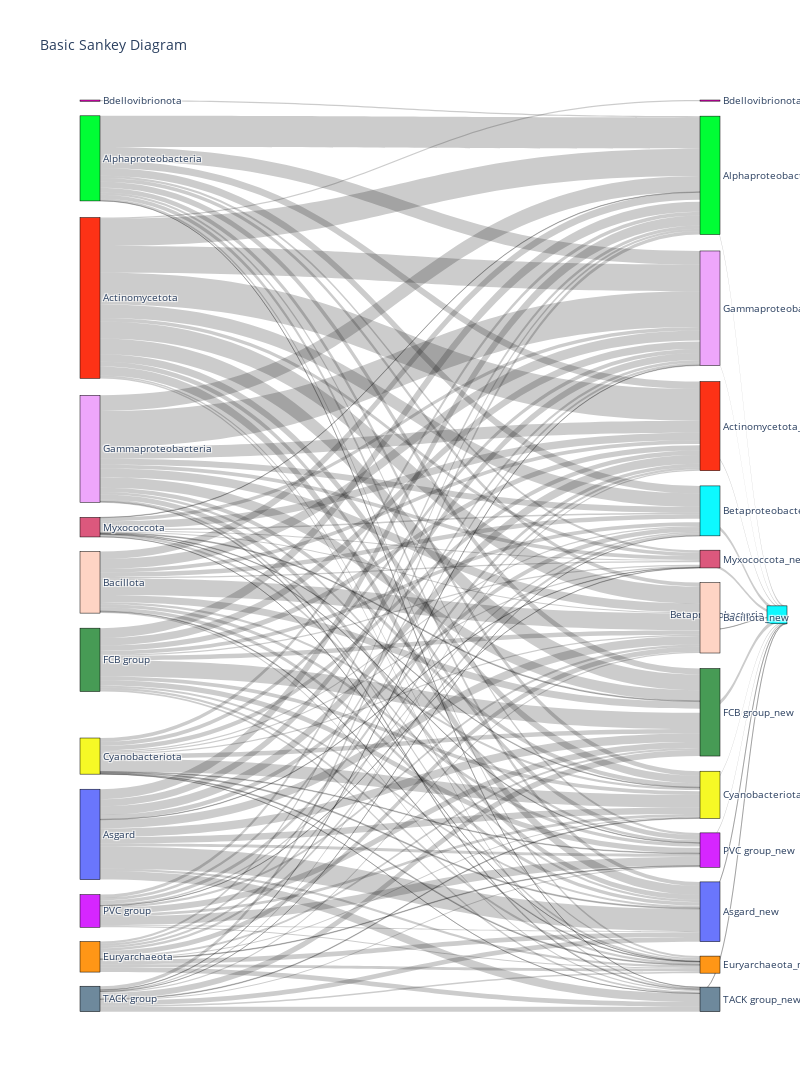

Notebook code cell kept with this figure:
### Code cell
trees_cELW_plot = trees_cELW
trees_cELW_plot = trees_cELW_plot[(trees_cELW_plot['c-ELW'].between(0.4, 1))
                      & ~((trees_cELW_plot['c-ELW'].between(0.99, 1) & (trees_cELW_plot.prok_taxa != 'Asgard')))
                      & ((trees_cELW_plot['deltaL'] != -1) | (trees_cELW_plot.prok_taxa == 'Asgard'))
                      & (trees_cELW_plot.euk_LCA.isin(['Eukaryota', 'cellular organisms']))
                      & (trees_cELW_plot.euk_scope_len > 5)]
#trees_cELW_plot = trees_cELW[(trees_cELW['c-ELW'].between(0.4, 1))]

trees_cELW_dl_plot = trees_dl_cELW
trees_cELW_dl_plot = trees_cELW_dl_plot[(trees_cELW_dl_plot['c-ELW'].between(0.4, 1))
                      & ~((trees_cELW_dl_plot['c-ELW'].between(0.99, 1) & (trees_cELW_dl_plot.prok_taxa != 'Asgard')))
                      & ((trees_cELW_dl_plot['deltaL'] != -1) | (trees_cELW_dl_plot.prok_taxa == 'Asgard'))
                      & (trees_cELW_dl_plot.euk_LCA.isin(['Eukaryota', 'cellular organisms']))
                      & (trees_cELW_dl_plot.euk_scope_len > 5)]
#trees_cELW_dl_plot = trees_dl_cELW[(trees_dl_cELW['c-ELW'].between(0.4, 1))]

label = list(pd.concat([trees_cELW_dl_plot.prok_taxa, trees_cELW_plot.prok_taxa]).sort_values().unique())
label_all = label + [i + "_new" for i in label] 
cELWs = [reweighted_cELWs(trees_cELW_plot[trees_cELW_plot.prok_taxa == taxa]) for taxa in label]
label_map = {v:k for k, v in dict(enumerate(label)).items()}
source, target, value, j = [], [], [], 0
for i in cELWs:
    target += [label_map[taxa] + 13 for taxa in list(i.index)]
    value += list(i)
    source += [j]*len(i)
    j += 1
    
fig1 = go.Figure(data=[go.Sankey(
    node = dict(
      pad = 15,
      thickness = 20,
      line = dict(color = "black", width = 0.5),
      label = label_all,
      color = (px.colors.qualitative.Light24)[:13]*2
    ),
    link = dict(
      source = source, # indices correspond to labels
      target = target,
      value = value
  ))])

fig1.update_layout(title_text="Basic Sankey Diagram", font_size=10, autosize=False, width=800, height=1200)
fig1.show()

### Figure 1 — Plotly figure (JSON) as saved in the notebook; plotly's stock layout.template omitted (floating-point values rounded to 4 significant figures; data arrays with more than 128 entries replaced by an {"elided": "..."} marker saying what was removed)
{"data": [{"link": {"source": {"elided": "141 int values"}, "target": {"elided": "141 int values"}, "value": {"elided": "141 float values"}}, "node": {"color": ["#FD3216", "#00FE35", "#6A76FC", "#FED4C4", "#FE00CE", "#0DF9FF", "#F6F926", "#FF9616", "#479B55", "#EEA6FB", "#DC587D", "#D626FF", "#6E899C", "#FD3216", "#00FE35", "#6A76FC", "#FED4C4", "#FE00CE", "#0DF9FF", "#F6F926", "#FF9616", "#479B55", "#EEA6FB", "#DC587D", "#D626FF", "#6E899C"], "label": ["Actinomycetota", "Alphaproteobacteria", "Asgard", "Bacillota", "Bdellovibrionota", "Betaproteobacteria", "Cyanobacteriota", "Euryarchaeota", "FCB group", "Gammaproteobacteria", "Myxococcota", "PVC group", "TACK group", "Actinomycetota_new", "Alphaproteobacteria_new", "Asgard_new", "Bacillota_new", "Bdellovibrionota_new", "Betaproteobacteria_new", "Cyanobacteriota_new", "Euryarchaeota_new", "FCB group_new", "Gammaproteobacteria_new", "Myxococcota_new", "PVC group_new", "TACK group_new"], "line": {"color": "black", "width": 0.5}, "pad": 15, "thickness": 20, "x": [0.01562, 0.01562, 0.01562, 0.01562, 0.01562, 1.089, 0.01562, 0.01562, 0.01562, 0.01562, 0.01562, 0.01562, 0.01562, 0.9844, 0.9844, 0.9844, 0.9844, 0.9844, 0.9844, 0.9844, 0.9844, 0.9844, 0.9844, 0.9844, 0.9844, 0.9844], "y": [0.2171, 0.064, 0.8053, 0.5288, 0.0007039, 0.5645, 0.7194, 0.9395, 0.6139, 0.3825, 0.4684, 0.8892, 0.9857, 0.3576, 0.0826, 0.8901, 0.5677, 0.0006502, 0.4505, 0.7618, 0.9481, 0.6713, 0.2283, 0.5033, 0.8225, 0.9862]}, "type": "sankey"}], "layout": {"autosize": false, "font": {"size": 10}, "height": 1200, "title": {"text": "Basic Sankey Diagram"}, "width": 800}}
